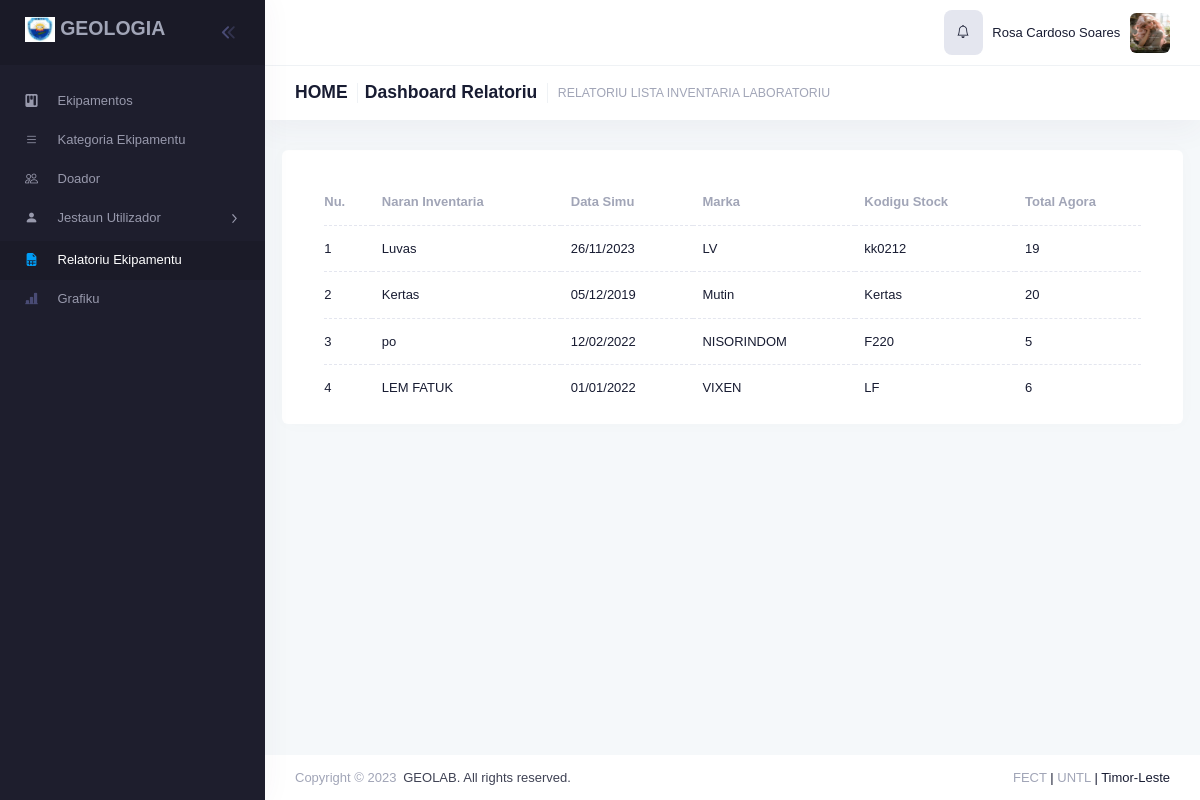
/reports/dash/all-inventaria/ (signed in), run on the app's committed database.
### users/models.py (models this page shows, shortened)
class Profile(models.Model):
	id = models.UUIDField(primary_key=True, default=uuid.uuid4, editable=False)
	user = models.OneToOneField(User, on_delete=models.CASCADE,related_name="user_profile")
	first_name = models.CharField(max_length=30, null=True, blank=True)
	last_name = models.CharField(max_length=30, null=True, blank=True)
	pob = models.CharField(max_length=50, verbose_name='Fatin Moris', null=True, blank=True)
	dob = models.DateField(verbose_name='Data Moris', null=True, blank=True)
	sex = models.CharField(choices=[('Mane','Mane'),('Feto','Feto')], max_length=6, null=True, blank=True)
	image = models.ImageField(upload_to=upload_profile, null=True, blank=True,
			validators=[FileExtensionValidator(allowed_extensions=['jpg','jpeg','png','gif'])], verbose_name="Upload Imajen")
	date_created = models.DateTimeField(auto_now_add=True,null=True,blank=True)

### equipments/models.py (models this page shows, shortened)
class LabInventory(models.Model):
	kategoria = models.ForeignKey(Kategoria, on_delete=models.CASCADE, null=True,related_name="katinventory")
	doador = models.ForeignKey(Doadores, on_delete=models.CASCADE, null=True,related_name="doadorinventory")
	naran = models.CharField(max_length=255,null=True)
	dataTama = models.DateField(null=True,blank=True)
	marka = models.CharField(max_length=255,null=True)
	image = models.ImageField(upload_to='LabInventory', null=True,blank=True)
	user_created = models.ForeignKey(User, on_delete=models.CASCADE, null=True)
	date_created = models.DateTimeField(auto_now_add=True,null=True,blank=True)
	hashed = models.CharField(max_length=32, null=True)

class LabInventoryStock(models.Model):
	inventory = models.OneToOneField(LabInventory,on_delete=models.CASCADE,null=True,related_name='inventoryStock')
	kodigu_stock = models.CharField(max_length=100,null=True,blank=True)
	total_tama = models.IntegerField(blank=True, null=True,verbose_name="Total Tama")
	total_stock = models.IntegerField(blank=True, null=True,verbose_name="Total Stock")
	total_sai = models.IntegerField(blank=True, null=True,verbose_name="Total Sai")
	user_created = models.ForeignKey(User, on_delete=models.CASCADE, null=True)
	date_created = models.DateTimeField(auto_now_add=True,null=True,blank=True)
	hashed = models.CharField(max_length=32, null=True)

### users/decorators.py (the view)
		def wrapper_func(request, *args, **kwargs):
			group = None
			if request.user.groups.exists():
				group = request.user.groups.all()[0].name
			if group in allowed_roles:
				return view_func(request, *args, **kwargs)
			else:
				return render(request, 'auth/500.html')

### reports/views.py (called while the page is built)
@login_required
@allowed_users(allowed_roles=['Administracao Laboratorio','Admin','Cordenador Laboratorio','Director','Vice Director'])
def reportAllInventaria(request):
	group = request.user.groups.all()[0].name
	objects = LabInventory.objects.all()
	context = {
		"title":"Relatoriu Lista Inventaria Laboratoriu",
		"active_relatoriu":"active",
		"group":group,
		"objects":objects,
	}
	return render(request, "tabular/ReportAllinventaria.html",context)

### reports/templates/tabular/ReportAllinventaria.html (shortened to what this page needs)
{% extends 'main/base.html' %}
{% load crispy_forms_tags %}
{% load static %}
{% load custom_filters %}
{% block content %}
<div class="toolbar" id="kt_toolbar">
	<div id="kt_toolbar_container" class="container-fluid d-flex flex-stack">
		<div data-kt-swapper="true" data-kt-swapper-mode="prepend" data-kt-swapper-parent="{default: '#kt_content_container', 'lg': '#kt_toolbar_container'}" class="page-title d-flex align-items-center flex-wrap me-3 mb-5 mb-lg-0">
			<h1 class="d-flex align-items-center text-dark fw-bolder fs-3 my-1">
				<a class="text-dark" href="{% url 'home' %}">HOME</a>
				<a class="text-dark" href="{% url 'ReportDash' %}">Dashboard Relatoriu</a>
			<small class="text-muted fs-7 fw-bold my-1 ms-1">{{title|upper}}</small>
			</h1>
		</div>
	</div>
</div>
<div class="post d-flex flex-column-fluid" id="kt_post">
	<div id="kt_content_container" class="container-xxl">
		<div class="row gy-5 g-xl-8">
			<div class="card">
				<div class="card-body pt-9 pb-0">
					<div class="table-responsive">
						<table id="example" class="table table-row-dashed table-row-gray-300 align-middle gs-0 gy-4">
							<thead>
								<tr class="fw-bolder text-muted">
									<th class="min-w-10px">Nu.</th>
									<th class="min-w-140px">Naran Inventaria</th>
									<th class="min-w-120px">Data Simu</th>
									<th class="min-w-120px">Marka</th>
									<th class="min-w-120px">Kodigu Stock</th>
									<th class="min-w-120px">Total Agora</th>
								</tr>
							</thead>
							<tbody>
								{% for obj in objects %}
								<tr>
									<td>
											{{forloop.counter}}
									</td>
									<td data-title="Username">{{ obj.naran }}</td>
                                	<td data-title="Group">{{ obj.dataTama|date:"d/m/Y" }}</td>
                                	<td data-title="Email">{{ obj.marka }}</td>
                                	<td data-title="Email">{{ obj.inventoryStock.kodigu_stock }}</td>
                                	<td data-title="Email">{{ obj.inventoryStock.total_stock }}</td>
								</tr>
								{%endfor%}
							</tbody>
						</table>
					</div>
				</div>
			</div>
		</div>
	</div>
</div>
{% endblock %}
{% block script %}
{% include 'exports_custom.html' %}
{% endblock %}

### main/templates/main/header.html (shortened to what this page needs)
{% load static %}
					<div id="kt_header" style="" class="header align-items-stretch">
						<div class="container-fluid d-flex align-items-stretch justify-content-between">
							<div class="d-flex align-items-stretch justify-content-between flex-lg-grow-1">
								<div class="d-flex align-items-stretch flex-shrink-0">
									<div class="d-flex align-items-center ms-1 ms-lg-3" id="kt_header_user_menu_toggle">
										<div class="cursor-pointer symbol symbol-30px symbol-md-40px" data-kt-menu-trigger="click" data-kt-menu-attach="parent" data-kt-menu-placement="bottom-end">
											<div class="p-4 bg-secondary" style="border-radius: 8px;">
												<span class="bi bi-bell"></span>
											</div>
										</div>
									</div>
									<div class="d-flex align-items-center ms-1 ms-lg-3">
										{% if request.user.user_profile.first_name %}
											{{request.user.user_profile.first_name}} {{request.user.user_profile.last_name}}
										{% else %}
											{% if request.user.email %}
												{{request.user.email}}
											{% else %}
											users@gmail.com
											{% endif %}
										{% endif %}
									</div>
									<div class="d-flex align-items-center ms-1 ms-lg-3" id="kt_header_user_menu_toggle">
										<div class="cursor-pointer symbol symbol-30px symbol-md-40px" data-kt-menu-trigger="click" data-kt-menu-attach="parent" data-kt-menu-placement="bottom-end">
										{% if request.user.user_profile.image %}
										<img src="{{request.user.user_profile.image.url}}" alt="user" />
										{% else %}
											<img src="{% static 'assets/media/avatars/300-1.jpg' %}" alt="user" />
										{% endif %}
										</div>
									</div>
								</div>
							</div>
						</div>
					</div>

### data on the page
LabInventory: naran "Luvas", dataTama "26/11/2023", marka "LV", inventoryStock.kodigu_stock "kk0212", inventoryStock.total_stock "19"
LabInventory: naran "Kertas", dataTama "05/12/2019", marka "Mutin", inventoryStock.kodigu_stock "Kertas", inventoryStock.total_stock "20"
LabInventory: naran "po", dataTama "12/02/2022", marka "NISORINDOM", inventoryStock.kodigu_stock "F220", inventoryStock.total_stock "5"
LabInventory: naran "LEM FATUK", dataTama "01/01/2022", marka "VIXEN", inventoryStock.kodigu_stock "LF", inventoryStock.total_stock "6"

### other printed values
{{ request.user.user_profile.first_name }} "Rosa Cardoso"
{{ request.user.user_profile.last_name }} "Soares"
{{ title|upper }} "RELATORIU LISTA INVENTARIA LABORATORIU"
